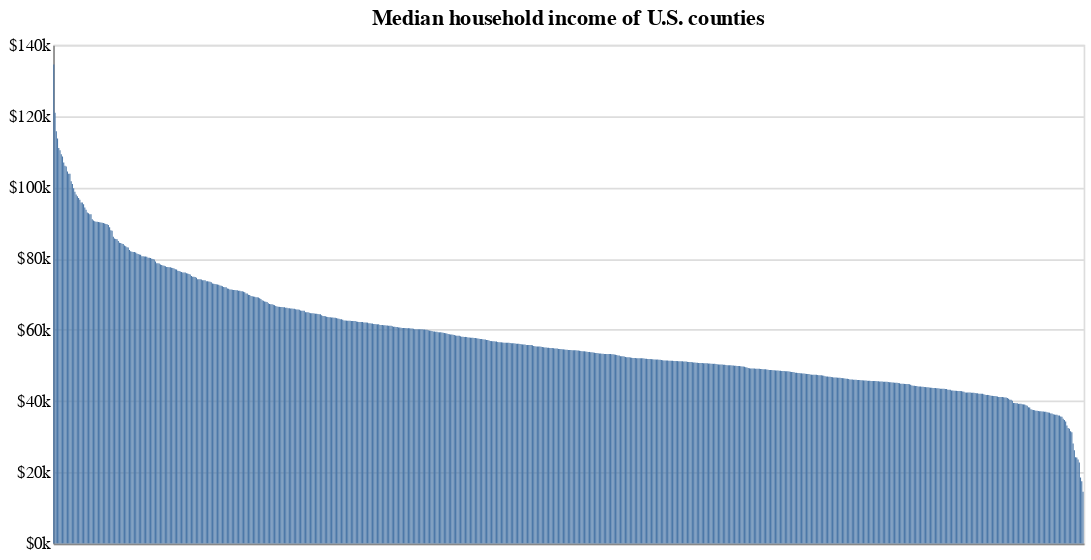

Notebook code cell kept with this figure:
### Markdown cell above
Make the chart.

### Code cell
alt.Chart(df, title="Median household income of U.S. counties").mark_bar().encode(
    x=alt.X(
        "name:N",
        axis=alt.Axis(labels=False, title="", ticks=False),  # Remove all x-axis labels
        # Here's where you can resort the order of the columns on the x-axis
        sort=alt.SortField(
            # This SortField class requires at least three inputs,
            # which does seem like overkill. I'd like to see a simpler
            # way to pull this off.
            field='b19013001',  # First the field you want to sort on 
            op='sum',  # Then the operation to run on that field. In this case, we just total the value.
            order="descending"  # Finally, the order to sort.
        )
    ),
    y=alt.Y(
        "b19013001:Q",
        axis=alt.Axis(title="", format="$s", ticks=False)  # Tidy up the dollar labels
    )
).properties(width=620)  # We can cram in the bars and make them small by restricting the width

### Figure 1 — Vega-Lite specification as saved in the notebook (floating-point values rounded to 4 significant figures; data arrays with more than 128 entries replaced by an {"elided": "..."} marker saying what was removed)
{"$schema": "https://vega.github.io/schema/vega-lite/v2.4.1.json", "config": {"view": {"height": 300, "width": 400}}, "data": {"values": {"elided": "831 records"}}, "encoding": {"x": {"axis": {"labels": false, "ticks": false, "title": ""}, "field": "name", "sort": {"field": "b19013001", "op": "sum", "order": "descending"}, "type": "nominal"}, "y": {"axis": {"format": "$s", "ticks": false, "title": ""}, "field": "b19013001", "type": "quantitative"}}, "mark": "bar", "title": "Median household income of U.S. counties", "width": 620}
